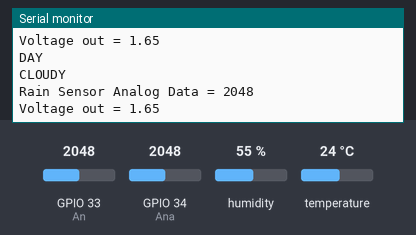
Bench run of a sketch on a simulated ESP32. Shown: the last lines printed to the serial monitor. The test bench sets the inputs (shaded band); at power-on: GPIO 33 (An) = 2048, GPIO 34 (Ana) = 2048, humidity 55 %, temperature 24 °C. WiFi joins after 1.5 s; servers stay silent unless stated.

Above: at 6.0 s.
6.1 s: GPIO 33 (An) set to 2456
At 7.4 s:
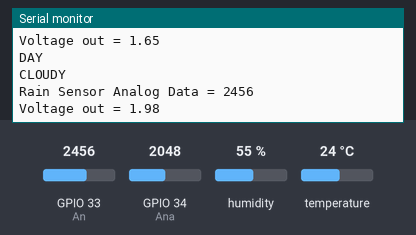
7.6 s: GPIO 33 (An) set to 2564
At 8.6 s:
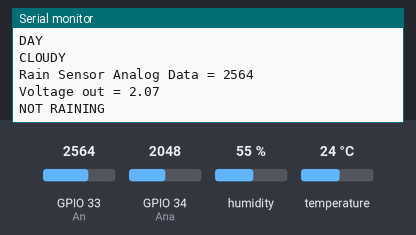
Timing chart, 0 to 10.6 s (numbered marks = the images above; inputs shaded):
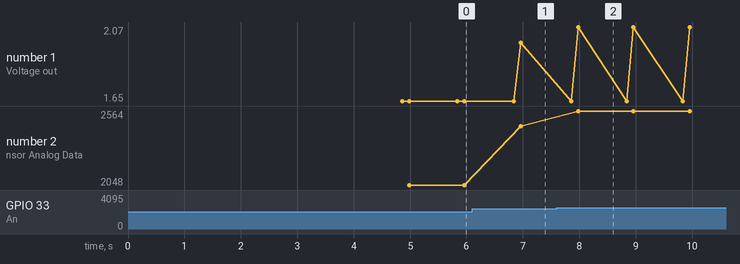

Measured:
- the behaviour switches between 2499 and 2500 on GPIO 33 (An) (found by bisection; images 1 and 2)
- after the input at 6.1 s, the serial monitor: prints a new line after 0.86 s (image 1)
- after the input at 7.6 s, the serial monitor: prints a new line after 0.38 s (image 2)
- plotted number 1: 1.65 → 1.98 after the input at 6.1 s
- plotted number 2: 2048 → 2456 after the input at 6.1 s, 2456 → 2564 after the input at 7.6 s

The sketch:

jul17a_WMS_Final.ino
```cpp
//Project on Weather Monitering System

  #define BLYNK_TEMPLATE_ID "TMPLfPcWcEXJ"
  #define BLYNK_DEVICE_NAME "WMSP1"
  #define BLYNK_AUTH_TOKEN "xrblWk-gIOLc-3x5p3iTiDY3f8Sjcn3B"

  #define BLYNK_PRINT Serial

  #include<DHT.h>
  #define Dpin 23
  #define Ana 34
  #define An 33
  #define Dtype DHT11

  #include <WiFi.h>
  #include <WiFiClient.h>
  #include <BlynkSimpleEsp32.h>

  char auth[] = BLYNK_AUTH_TOKEN;
  char ssid[] = "dlink";
  char pass[] = "";

  DHT dht(Dpin, Dtype);
  BlynkTimer timer;

  int ADC_data = 0, An_data = 0;
  float Vout = 0, Vrout = 0;
  float t, h,f;

void DHT11sensor()
{
    h = dht.readHumidity();
    t = dht.readTemperature();
    f = dht.readTemperature(true);

    if(isnan(t)||isnan(h)||isnan(f))
    {
      //isnan->is not a num
      Serial.println("Check the Connection of DHT11.");
      return;
    }
    Serial.print(F("Humidity = "));
    Serial.print(h);
    Serial.println("% ");

    Serial.print(F("Temperature = "));;
    Serial.print(t);
    Serial.println(F("°c "));
    Serial.print(F("Temperature = "));
    Serial.print(f);
    Serial.println(F("°F "));
    Serial.println("");

    Blynk.virtualWrite(V0, h);
    Blynk.virtualWrite(V1, t);
}
void LDRsensor()
{
    ADC_data = analogRead(Ana);
    Serial.print("LDR Analog Data = ");
    Serial.println(ADC_data);
    Vout = ((3.3*ADC_data)/4096);
    Serial.print("Voltage out = ");
    Serial.println(Vout);
    delay(100);

      if (ADC_data>= 3000)
      {
         Serial.println("NIGHT");
         WidgetLED LED(V3);
         LED.on();
      }
      else if (ADC_data < 3000)
      {
        Serial.println("DAY");
        WidgetLED LED(V3);
        LED.off();
          if(ADC_data > 110)
          {
            Serial.println("CLOUDY");
          }
          else if(ADC_data < 50)
          {
            Serial.println("SUNNY");
          }
      }
}

void RainSensor()
{
    An_data = analogRead(An);
    Serial.print("Rain Sensor Analog Data = ");
    Serial.println(An_data);

    Vrout = ((3.3*An_data)/4096);
    Serial.print("Voltage out = ");
    Serial.println(Vrout);

    if (An_data >= 2500)
    {
      Serial.println("NOT RAINING");
    }
    else if (An_data > 1000 && An_data < 2000)
    {
      Serial.println("MODERATE RAINING");
    }
    else if (An_data < 1000)
    {
      Serial.println("Heavy RAINING");
    }

     An_data = map(An_data, 4095, 0, 0, 100);
     Blynk.virtualWrite(V2, An_data);

}

void setup()
{
  // put your setup code here, to run once:
  Serial.begin(9600);
  dht.begin();
  Blynk.begin(auth,ssid, pass);
  timer.setInterval(1000L, DHT11sensor);
  timer.setInterval(1000L, LDRsensor);
  timer.setInterval(1000L, RainSensor);

  delay(3000);

}

void loop() {
   Blynk.run();
   timer.run();
    // put your main code here, to run repeatedly:

}
```
